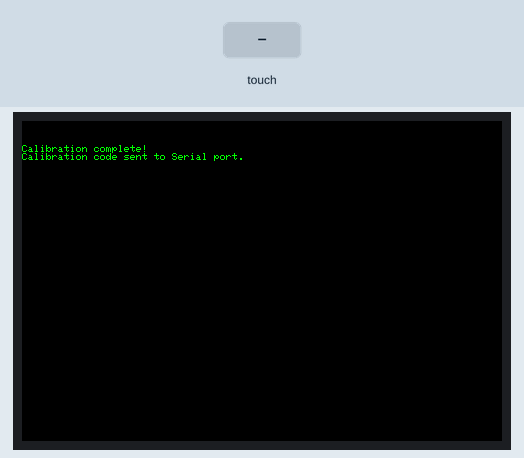
This sketch was run on a simulated ESP32. Shown: 480×320 colour display. The inputs (shaded band) are chosen by the test bench. What the sketch prints to the serial monitor is not drawn.

Above: at 0.5 s.
5.9 s: screen touched at 13 % across, 10 % down
At 7.0 s:
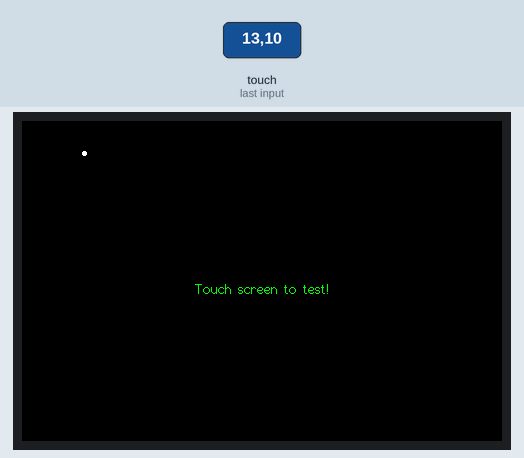
7.4 s: screen touched at 38 % across, 10 % down
Timing chart, 0 to 10.4 s (numbered marks = the images above; inputs shaded):
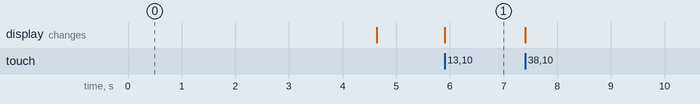

The sketch:

20200711_Touch_Panel_calibration.ino
```cpp
/*
  Sketch to generate the setup() calibration values, these are reported
  to the Serial Monitor.

  The sketch has been tested on the ESP8266 and screen with XPT2046 driver.
*/

#include <SPI.h>
#include <TFT_eSPI.h>      // Hardware-specific library

TFT_eSPI tft = TFT_eSPI(); // Invoke custom library

//------------------------------------------------------------------------------------------

void setup() {
  // Use serial port
  Serial.begin(115200);

  // Initialise the TFT screen
  tft.init();

  // Set the rotation before we calibrate
  tft.setRotation(1);

  // Calibrate the touch screen and retrieve the scaling factors
  touch_calibrate();

/*
  // Replace above line with the code sent to Serial Monitor
  // once calibration is complete, e.g.:
  uint16_t calData[5] = { 286, 3534, 283, 3600, 6 };
  tft.setTouch(calData);
*/

  // Clear the screen
  tft.fillScreen(TFT_BLACK);
  tft.drawCentreString("Touch screen to test!",tft.width()/2, tft.height()/2, 2);
}

//------------------------------------------------------------------------------------------

void loop(void) {
  uint16_t x = 0, y = 0; // To store the touch coordinates

  // Pressed will be set true is there is a valid touch on the screen
  boolean pressed = tft.getTouch(&x, &y);

  // Draw a white spot at the detected coordinates
  if (pressed) {
    tft.fillCircle(x, y, 2, TFT_WHITE);
    //Serial.print("x,y = ");
    //Serial.print(x);
    //Serial.print(",");
    //Serial.println(y);
  }
}

//------------------------------------------------------------------------------------------

// Code to run a screen calibration, not needed when calibration values set in setup()
void touch_calibrate()
{
  uint16_t calData[5];
  uint8_t calDataOK = 0;

  // Calibrate
  tft.fillScreen(TFT_BLACK);
  tft.setCursor(20, 0);
  tft.setTextFont(2);
  tft.setTextSize(1);
  tft.setTextColor(TFT_WHITE, TFT_BLACK);

  tft.println("Touch corners as indicated");

  tft.setTextFont(1);
  tft.println();

  tft.calibrateTouch(calData, TFT_MAGENTA, TFT_BLACK, 15);

  Serial.println(); Serial.println();
  Serial.println("// Use this calibration code in setup():");
  Serial.print("  uint16_t calData[5] = ");
  Serial.print("{ ");

  for (uint8_t i = 0; i < 5; i++)
  {
    Serial.print(calData[i]);
    if (i < 4) Serial.print(", ");
  }

  Serial.println(" };");
  Serial.print("  tft.setTouch(calData);");
  Serial.println(); Serial.println();

  tft.fillScreen(TFT_BLACK);

  tft.setTextColor(TFT_GREEN, TFT_BLACK);
  tft.println("Calibration complete!");
  tft.println("Calibration code sent to Serial port.");

  delay(4000);
}
```

Measured:
- after the input at 5.9 s, the display: changes at once (image 1)
